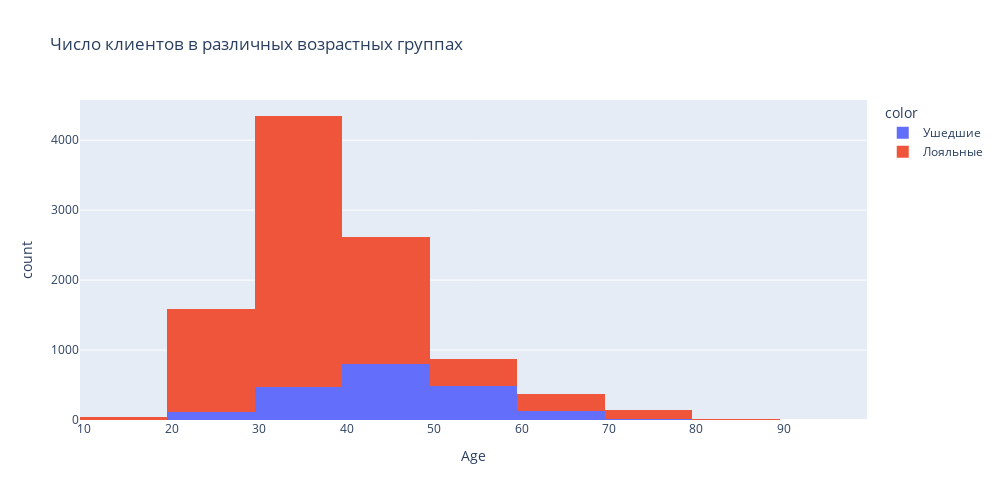
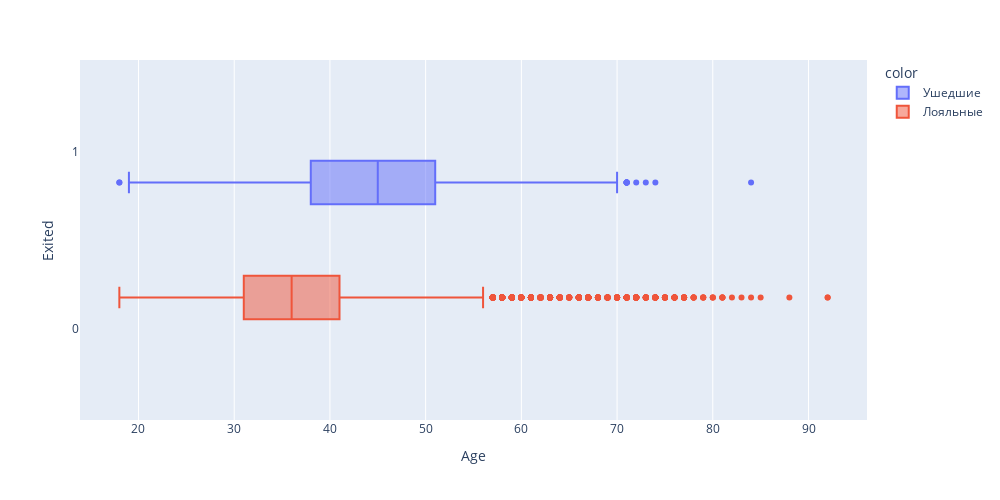

The cell these charts' notebook holds for them, in order:
### Markdown cell above
9.4. Посмотрите на распределение возраста в разрезе признака оттока. В какой группе больше потенциальных выбросов? На какую возрастную категорию клиентов стоит обратить внимание банку?

### Code cell
fig4 = px.histogram(
    churn_data,
    x = 'Age',
    color = churn_data['Exited'].map({0:'Лояльные', 1:'Ушедшие'}),
    title = 'Число клиентов в различных возрастных группах',
    height = 500,
    width = 1000,
    nbins = 10
)
fig4.show()

fig5 = px.box(
    churn_data,
    y = 'Exited',
    x = 'Age',
    orientation = 'h',
    height = 500,
    width = 1000,
    color = churn_data['Exited'].map({0:'Лояльные', 1:'Ушедшие'})
)
fig5.show()

### Figure 1 — Plotly figure (JSON) as saved in the notebook; plotly's stock layout.template omitted (floating-point values rounded to 4 significant figures; data arrays with more than 128 entries replaced by an {"elided": "..."} marker saying what was removed)
{"data": [{"alignmentgroup": "True", "bingroup": "x", "hovertemplate": "color=Ушедшие<br>Age=%{x}<br>count=%{y}<extra></extra>", "legendgroup": "Ушедшие", "marker": {"color": "#636efa", "pattern": {"shape": ""}}, "name": "Ушедшие", "nbinsx": 10, "offsetgroup": "Ушедшие", "orientation": "v", "showlegend": true, "type": "histogram", "x": {"elided": "2037 int values"}, "xaxis": "x", "yaxis": "y"}, {"alignmentgroup": "True", "bingroup": "x", "hovertemplate": "color=Лояльные<br>Age=%{x}<br>count=%{y}<extra></extra>", "legendgroup": "Лояльные", "marker": {"color": "#EF553B", "pattern": {"shape": ""}}, "name": "Лояльные", "nbinsx": 10, "offsetgroup": "Лояльные", "orientation": "v", "showlegend": true, "type": "histogram", "x": {"elided": "7963 int values"}, "xaxis": "x", "yaxis": "y"}], "layout": {"barmode": "relative", "height": 500, "legend": {"title": {"text": "color"}, "tracegroupgap": 0}, "title": {"text": "Число клиентов в различных возрастных группах"}, "width": 1000, "xaxis": {"anchor": "y", "domain": [0, 1], "title": {"text": "Age"}}, "yaxis": {"anchor": "x", "domain": [0, 1], "title": {"text": "count"}}}}

### Figure 2 — Plotly figure (JSON) as saved in the notebook; plotly's stock layout.template omitted (floating-point values rounded to 4 significant figures; data arrays with more than 128 entries replaced by an {"elided": "..."} marker saying what was removed)
{"data": [{"alignmentgroup": "True", "hovertemplate": "color=Ушедшие<br>Age=%{x}<br>Exited=%{y}<extra></extra>", "legendgroup": "Ушедшие", "marker": {"color": "#636efa"}, "name": "Ушедшие", "notched": false, "offsetgroup": "Ушедшие", "orientation": "h", "showlegend": true, "type": "box", "x": {"elided": "2037 int values"}, "x0": " ", "xaxis": "x", "y": {"elided": "2037 int values"}, "y0": " ", "yaxis": "y"}, {"alignmentgroup": "True", "hovertemplate": "color=Лояльные<br>Age=%{x}<br>Exited=%{y}<extra></extra>", "legendgroup": "Лояльные", "marker": {"color": "#EF553B"}, "name": "Лояльные", "notched": false, "offsetgroup": "Лояльные", "orientation": "h", "showlegend": true, "type": "box", "x": {"elided": "7963 int values"}, "x0": " ", "xaxis": "x", "y": {"elided": "7963 int values"}, "y0": " ", "yaxis": "y"}], "layout": {"boxmode": "group", "height": 500, "legend": {"title": {"text": "color"}, "tracegroupgap": 0}, "margin": {"t": 60}, "width": 1000, "xaxis": {"anchor": "y", "domain": [0, 1], "title": {"text": "Age"}}, "yaxis": {"anchor": "x", "domain": [0, 1], "title": {"text": "Exited"}}}}
